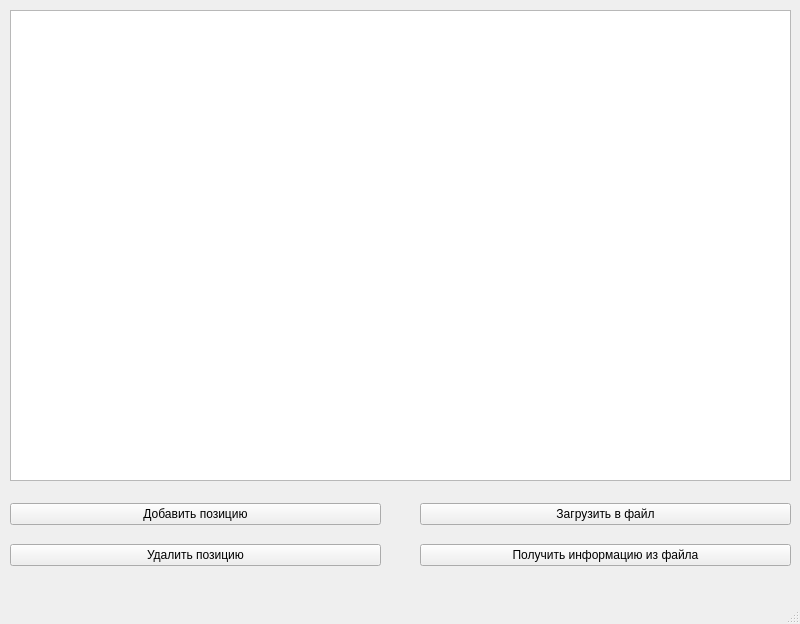
<?xml version="1.0" encoding="UTF-8"?>
<ui version="4.0">
 <class>MainWindow</class>
 <widget class="QMainWindow" name="MainWindow">
  <property name="geometry">
   <rect>
    <x>0</x>
    <y>0</y>
    <width>800</width>
    <height>624</height>
   </rect>
  </property>
  <property name="windowTitle">
   <string>MainWindow</string>
  </property>
  <widget class="QWidget" name="centralwidget">
   <widget class="QTableWidget" name="tableWidget">
    <property name="geometry">
     <rect>
      <x>10</x>
      <y>10</y>
      <width>781</width>
      <height>471</height>
     </rect>
    </property>
   </widget>
   <widget class="QWidget" name="verticalLayoutWidget_2">
    <property name="geometry">
     <rect>
      <x>420</x>
      <y>490</y>
      <width>371</width>
      <height>91</height>
     </rect>
    </property>
    <layout class="QVBoxLayout" name="verticalLayout_2">
     <item>
      <widget class="QPushButton" name="pushButton_5">
       <property name="text">
        <string>Загрузить в файл</string>
       </property>
      </widget>
     </item>
     <item>
      <widget class="QPushButton" name="pushButton_2">
       <property name="text">
        <string>Получить информацию из файла</string>
       </property>
      </widget>
     </item>
    </layout>
   </widget>
   <widget class="QWidget" name="verticalLayoutWidget_3">
    <property name="geometry">
     <rect>
      <x>10</x>
      <y>490</y>
      <width>371</width>
      <height>91</height>
     </rect>
    </property>
    <layout class="QVBoxLayout" name="verticalLayout_3">
     <item>
      <widget class="QPushButton" name="pushButton">
       <property name="text">
        <string>Добавить позицию</string>
       </property>
      </widget>
     </item>
     <item>
      <widget class="QPushButton" name="pushButton_3">
       <property name="text">
        <string>Удалить позицию</string>
       </property>
      </widget>
     </item>
    </layout>
   </widget>
  </widget>
  <widget class="QMenuBar" name="menubar">
   <property name="geometry">
    <rect>
     <x>0</x>
     <y>0</y>
     <width>800</width>
     <height>21</height>
    </rect>
   </property>
  </widget>
  <widget class="QStatusBar" name="statusbar"/>
 </widget>
 <resources/>
 <connections/>
</ui>
